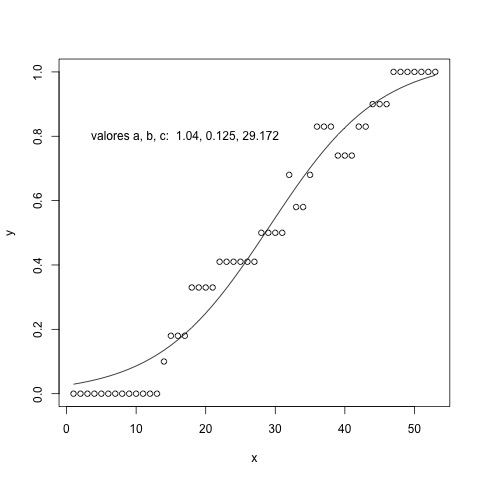

This figure's R source:
rm(list=ls())

# function needed for visualization purposes

sigmoid = function(params, x) {

  params[1] / (1 + exp(-params[2] * (x - params[3])))

}



x = 1:53

y = c(0, 0, 0, 0, 0, 0, 0, 0, 0, 0, 0, 0, 0, 0.1, 0.18, 0.18, 0.18, 0.33, 0.33, 0.33, 0.33, 0.41,   0.41, 0.41, 0.41, 0.41, 0.41, 0.5, 0.5, 0.5, 0.5, 0.68, 0.58, 0.58, 0.68, 0.83, 0.83, 0.83, 0.74, 0.74, 0.74, 0.83, 0.83, 0.9, 0.9, 0.9, 1, 1, 1, 1, 1, 1, 1)

jpeg(file = "p2.jpeg")

plot(x,y)


# fitting code

fitmodel <- nls(y ~ a/(1 + exp(-b * (x-c))), start=list(a=1,b=.5,c=30))

# visualization code

# get the coefficients using the coef function

params=coef(fitmodel)
print(params)
var = paste(round(params,3), collapse = ', ')

val = paste(' valores a, b, c: ', var)
text(2, .8, val, pos=4)

y2 <- sigmoid(params,x)

points(y2,type="l")

dev.off()

#points(y)
